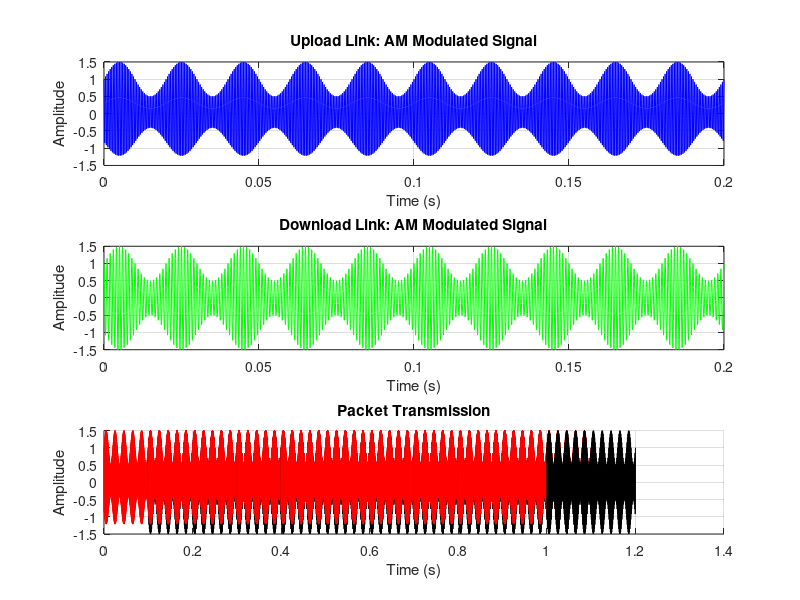

Here is the MATLAB script that generated this plot:
% Simulation Parameters
fs = 10000;        % Sampling frequency (in Hz)
f_carrier_upload = 2000;  % Carrier frequency for the upload link (in Hz)
f_carrier_download = 1000; % Carrier frequency for the download link (in Hz)
f_message = 50;    % Message signal frequency (in Hz)
t = 0:1/fs:0.2;    % Simulation time for a packet (0.2 seconds)

% Message signal (representing a data packet)
message_signal = sin(2*pi*f_message*t);

% Amplitude Modulation (AM) for each link
am_signal_upload = (1 + 0.5 * message_signal) .* cos(2*pi*f_carrier_upload*t);
am_signal_download = (1 + 0.5 * message_signal) .* cos(2*pi*f_carrier_download*t);

% Plot the modulated signal for both links
figure;

% Upload link
subplot(3, 1, 1);
plot(t, am_signal_upload, 'b');
title('Upload Link: AM Modulated Signal');
xlabel('Time (s)');
ylabel('Amplitude');
grid on;

% Download link
subplot(3, 1, 2);
plot(t, am_signal_download, 'g');
title('Download Link: AM Modulated Signal');
xlabel('Time (s)');
ylabel('Amplitude');
grid on;

% Simulate the transmission of 10 packets with latency
subplot(3, 1, 3);
hold on;
title('Packet Transmission');
xlabel('Time (s)');
ylabel('Amplitude');
grid on;

n_packets = 10;       % Number of packets
avg_latency = 0.1;    % Average latency between packets (in seconds)

for i = 1:n_packets
    % Send packet from Upload Link to satellite
    plot(t + (i-1)*avg_latency, am_signal_upload, 'r');
    pause(0.2);  % Simulate upload transmission latency
    
    % Send packet from satellite to Download Link
    plot(t + (i-1)*avg_latency + 0.1, am_signal_download, 'k');
    pause(0.2);  % Simulate download reception latency
end

hold off;
